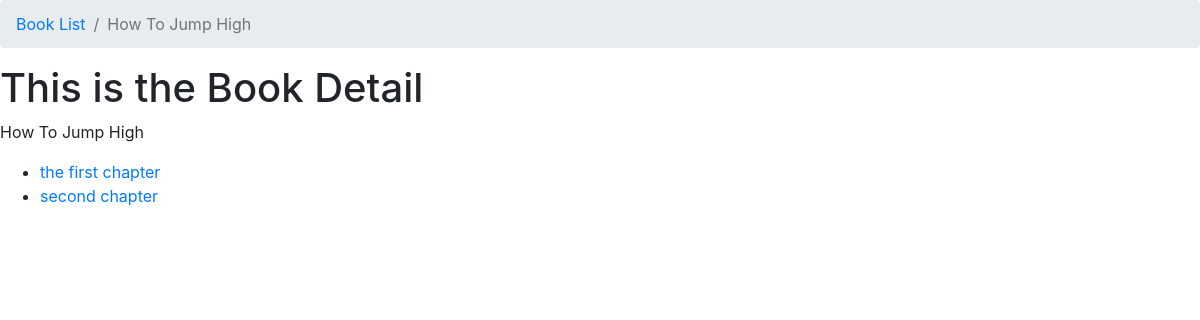
/htjp/, run on the app's committed database.
### books/models.py (models this page shows, shortened)
class Book(models.Model):
    author = models.ManyToManyField(Author)
    title = models.CharField( max_length=100)
    publication_date= models.DateTimeField()
    isbn = models.CharField( max_length=16)
    slug = models.SlugField()
    cover = models.ImageField()
    price = models.FloatField()
    def __str__(self):
        return self.title

class Chapter(models.Model):
    book = models.ForeignKey(Book, on_delete=models.CASCADE)
    chapter_number = models.IntegerField()
    title = models.CharField( max_length=100)
    def get_absolute_url(self):
        return reverse("books:chapter-detail", kwargs={
            "book_slug": self.book.slug,
            "chapter_number": self.chapter_number})

### books/views.py (the view)
# urls.py: path('<slug>/', book_detail,name="book-detail"),
def book_detail(request,slug):
    book = get_object_or_404(Book,slug=slug)
    context ={
        'book':book
    }
    return render(request,"book_detail.html",context)

### templates/book_detail.html
{% extends "base.html" %}
{% block breadcrumb %}
<li class="breadcrumb-item " aria-current="page"><a href="{% url 'books:book-list' %}">Book List</a></li>
<li class="breadcrumb-item active" aria-current="page">{{book.title}}</li>
{% endblock breadcrumb %}
{% block content %}
<h1> This is the Book Detail</h1>
<p>{{book}}</p>
<ul>
{% for chapter in book.chapter_set.all %}
 <li><a href="{{chapter.get_absolute_url }}">{{chapter.title}} </a></li>
{% endfor %}
</ul>
{% endblock content %}

### data on the page
Book: title "How To Jump High"
Chapter: title "the first chapter"
Chapter: title "second chapter"
